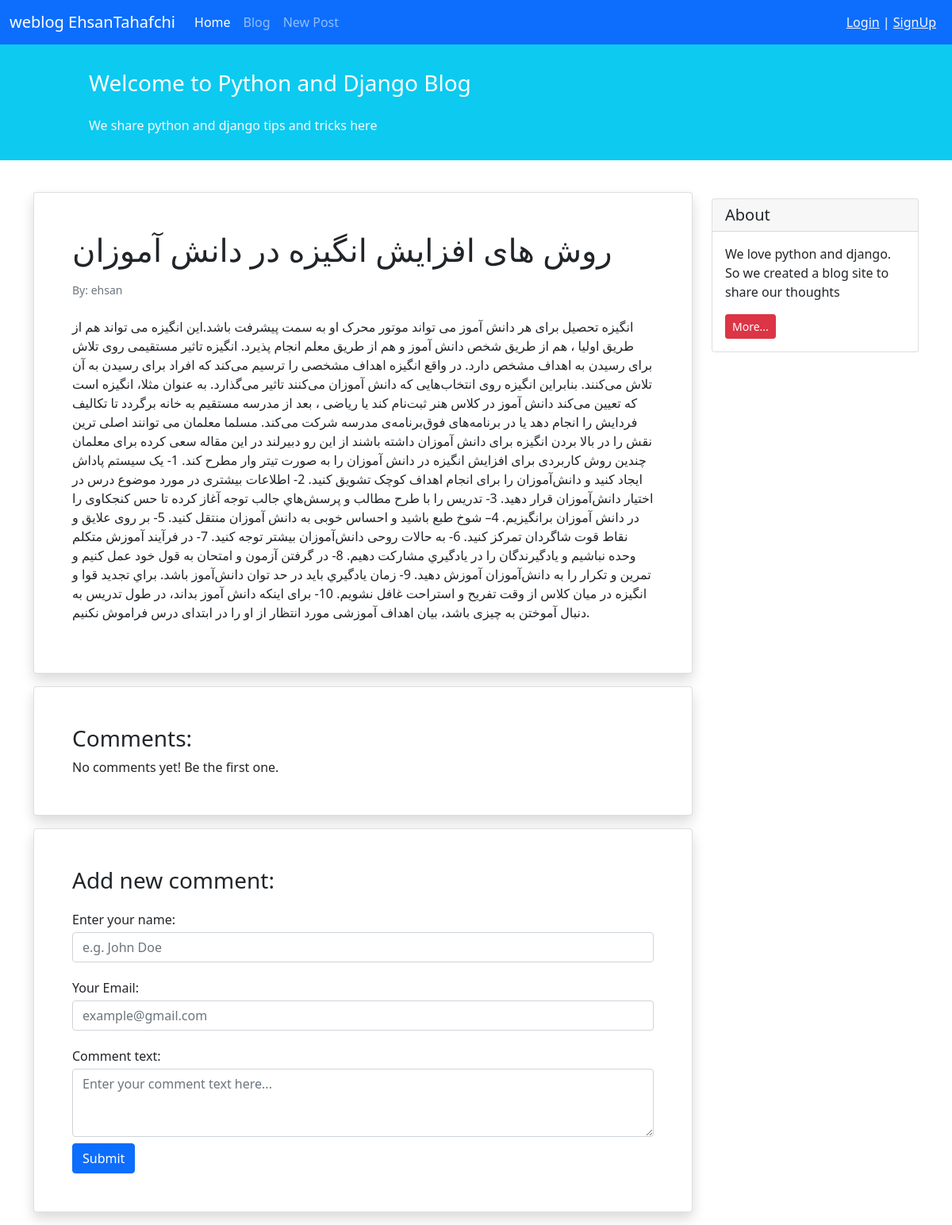
Page /blog/8/ on the committed database.
### blog/models.py (models this page shows, shortened)
class Post(models.Model):
    STATUS_CHOICES = (
        ('Published', 'Published'),
        ('Draft', 'Draft'),
    )
    title = models.CharField(max_length=100)
    text = models.TextField()
    datetime_created = models.DateTimeField(auto_now_add=True)
    datetime_modified = models.DateTimeField(auto_now=True)
    author = models.ForeignKey('auth.User', on_delete=models.CASCADE)
    status = models.CharField(choices=STATUS_CHOICES, max_length=11)

### blog/views.py (the view)
# urls.py: path('<int:pk>/', PostDetailView.as_view(), name='post_detail_view'),
class PostDetailView(generic.DetailView):
    model = Post
    template_name = 'blog/post_detail.html'
    context_object_name = 'post'

### blog/templates/blog/post_detail.html (shortened to what this page needs)
{% extends '_base.html' %}
{% block content %}
    <div class="container mt-4">
        <div class="row">
            <div class="col-9">
                <div class="card shadow my-3 p-5">
                    <h1>{{ post.title }}</h1>
                    <p class="small text-muted mt-2">By: {{ post.author }}</p>
                    <p class="mt-2">{{ post.text }}</p>
                </div>
                <div class="card shadow my-3 p-5">
                    <h3>Comments:</h3>
                    No comments yet! Be the first one.
                </div>
                <div class="card shadow my-3 p-5">
                    <h3>Add new comment:</h3>
                    <form method="POST">
                        <div class="form-group py-2">
                            <label class="py-1" for="author_name">Enter your name:</label>
                            <input type="text" class="form-control" placeholder="e.g. John Doe" name="author_name">
                        </div>
                        <div class="form-group py-2">
                            <label class="py-1" for="email">Your Email:</label>
                            <input type="email" class="form-control" placeholder="example@gmail.com" name="email">
                        </div>
                        <div class="form-group py-2">
                            <label class="py-1" for="comment_text">Comment text:</label>
                            <textarea class="form-control" name="text" rows="3"
                                      placeholder="Enter your comment text here..."></textarea>
                        </div>
                        <button type="submit" class="btn btn-primary">Submit</button>
                    </form>
                </div>
            </div>
            <div class="col-3">
                <div class="card my-4">
                    <h5 class="card-header">About</h5>
                    <div class="card-body">
                        <p class="card-text">We love python and django. So we created a blog site to share our
                            thoughts</p>
                        <a href="#"
                           class="btn btn-sm btn-danger">
                            More...
                        </a>
                    </div>
                </div>
            </div>
        </div>
    </div>
{% endblock content %}

### rows in the picture
Post: title "روش های افزایش انگیزه در دانش آموزان", author "ehsan", text "انگیزه تحصیل برای هر دانش آموز می تواند موتور محرک او به سمت پیشرفت باشد.این انگیزه می تواند هم از طریق اولیا ، هم از طریق شخص دانش آموز و هم از طریق معلم انجام پذیرد. انگیزه تاثیر مستقیمی روی تلاش برای رسیدن به اهداف مشخص دارد. در واقع انگیزه اهداف مشخصی را ترسیم می‌کند که افراد برای رسیدن به آن تلاش می‌کنند. بنابراین انگیزه روی انتخاب‌هایی که دانش آموزان می‌کنند تاثیر می‌گذارد. به عنوان مثلا، انگیزه است که تعیین می‌کند دانش‌ آموز در کلاس هنر ثبت‌نام کند یا ریاضی ، بعد از مدرسه مستقیم به خانه برگردد تا تکالیف فردایش را انجام دهد یا در برنامه‌های فوق‌برنامه‌ی مدرسه شرکت می‌کند. مسلما معلمان می توانند اصلی ترین نقش را در بالا بردن انگیزه برای دانش آموزان داشته باشند از این رو دبیرلند در این…"
